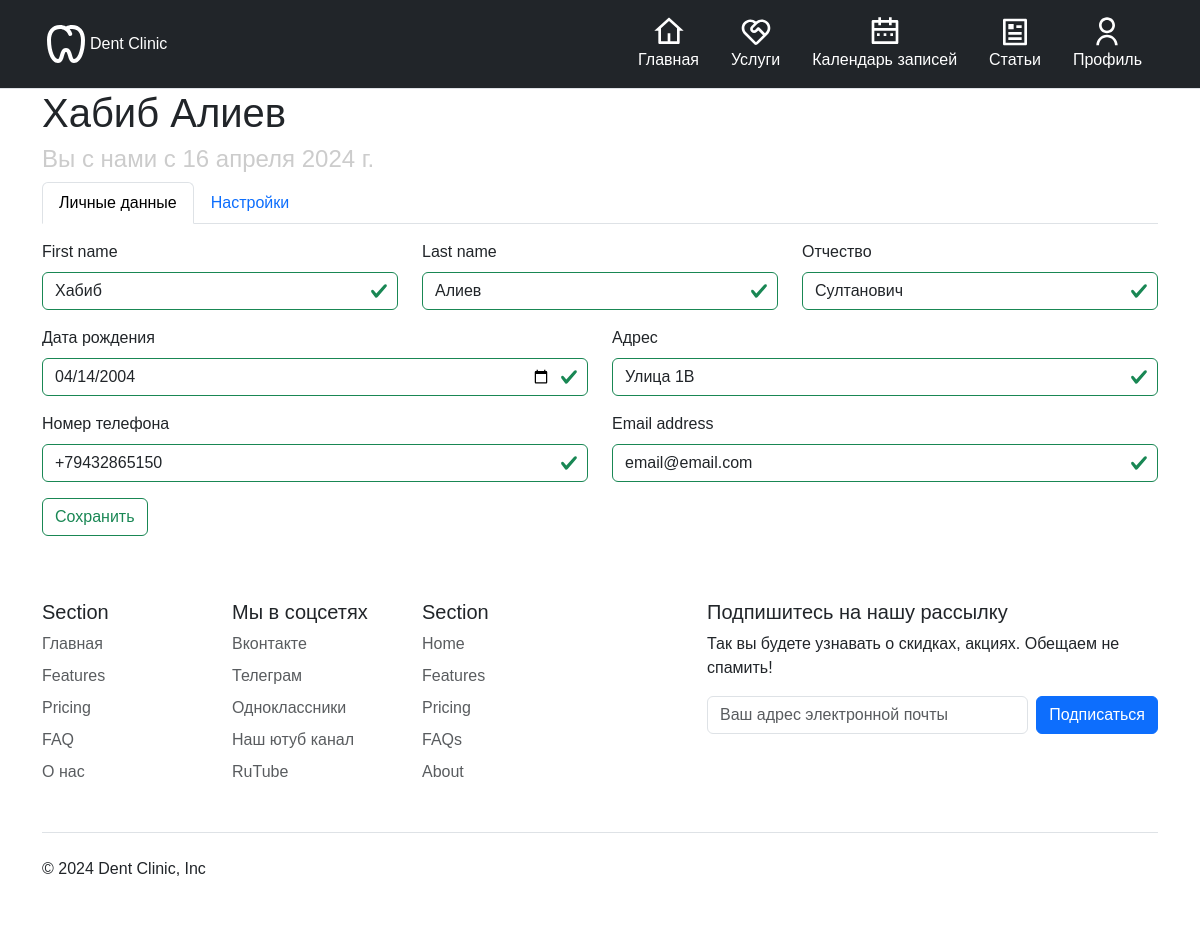
/clinic/profile/ (signed in), run on the app's committed database.
### clinic/models.py (models this page shows, shortened)
class User(AbstractUser):
    class Gender(models.TextChoices):
        FEMALE = "F", "Женский"
        MALE = "M", "Мужской"
    patronymic = models.CharField(max_length=30, null=True, verbose_name="Отчество")
    gender = models.CharField(max_length=1,
                              choices=Gender.choices,
                              default=Gender.MALE, null=True,
                              verbose_name="Пол")
    date_of_birth = models.DateField(null=True, verbose_name="Дата рождения")
    registration_date = models.DateField(auto_now_add=True, null=True, verbose_name="Дата регистрации")
    phone_number = models.CharField(max_length=20, null=True, verbose_name="Номер телефона")
    address = models.CharField(max_length=250, null=True, verbose_name="Адрес")
    @property
    def full_name(self):
        return f"{self.first_name} {self.last_name}"

### clinic/views.py (the view)
# urls.py: path("profile/", views.profile, name="profile"),
def profile(request):
    if request.user.is_authenticated:
        if request.method == "POST":
            form = EditProfileForm(request.POST, instance=request.user)
            if form.is_valid():
                form.save()
                return redirect(reverse("clinic:profile"))
        else:
            form = EditProfileForm(instance=request.user)
    else:
        form = None
    return render(request, "profile.html",
                  {"user": request.user,
                   "form": form})

### clinic/templates/profile.html (shortened to what this page needs)
{% extends "base.html" %}
{% load static %}
{% block styles %}
<link rel="stylesheet" href="{% static 'css/profile1.css' %}">
{% endblock %}
{% block content %}
<div class="container">
    {% if user.is_authenticated %}
    <h1>{{ user.full_name }}</h1>
    <h4 style="color: #ccc;">Вы с нами с {{ user.registration_date }}</h4>
    <div class="bd-example-snippet bd-code-snippet">
        <div class="bd-example m-0 border-0">
            <nav>
                <div class="nav nav-tabs mb-3" id="nav-tab" role="tablist">
                    <button class="nav-link active" id="nav-home-tab" data-bs-toggle="tab" data-bs-target="#nav-home"
                            type="button" role="tab" aria-controls="nav-home" aria-selected="true">Личные данные
                    </button>
                    <button class="nav-link" id="nav-settings-tab" data-bs-toggle="tab" data-bs-target="#nav-settings"
                            type="button" role="tab" aria-controls="nav-settings" aria-selected="false" tabindex="-1">
                        Настройки
                    </button>
                </div>
            </nav>
            <div class="tab-content" id="nav-tabContent">
                <div class="tab-pane fade active show" id="nav-home" role="tabpanel" aria-labelledby="nav-home-tab">
                    <p>{% include 'tab1.html' %}</p>
                </div>
            </div>
        </div>
    </div>
    {% else %}
    <h1>Вы не авторизованы</h1>
    <br>
    <a href="{% url 'clinic:login' %}"><input class="btn btn-outline-primary" type="button" value="Войти"></a>
    <a href="{% url 'clinic:register' %}"><input class="btn btn-outline-success" type="button"
                                                 value="Зарегистрироваться"></a>
    {% endif %}
</div>
{% endblock %}

### clinic/templates/tab1.html (shortened to what this page needs)
{% load crispy_forms_tags %}
<form method="post">
    {% crispy form %}
    <input type="submit" value="Сохранить" class="btn btn-outline-success">
</form>

### data on the page
User: full_name "Хабиб Алиев", registration_date "16 апреля 2024 г.", first_name "Хабиб", last_name "Алиев", patronymic "Султанович", date_of_birth "04/14/2004", address "Улица 1В", phone_number "+79432865150", email "email@email.com"
